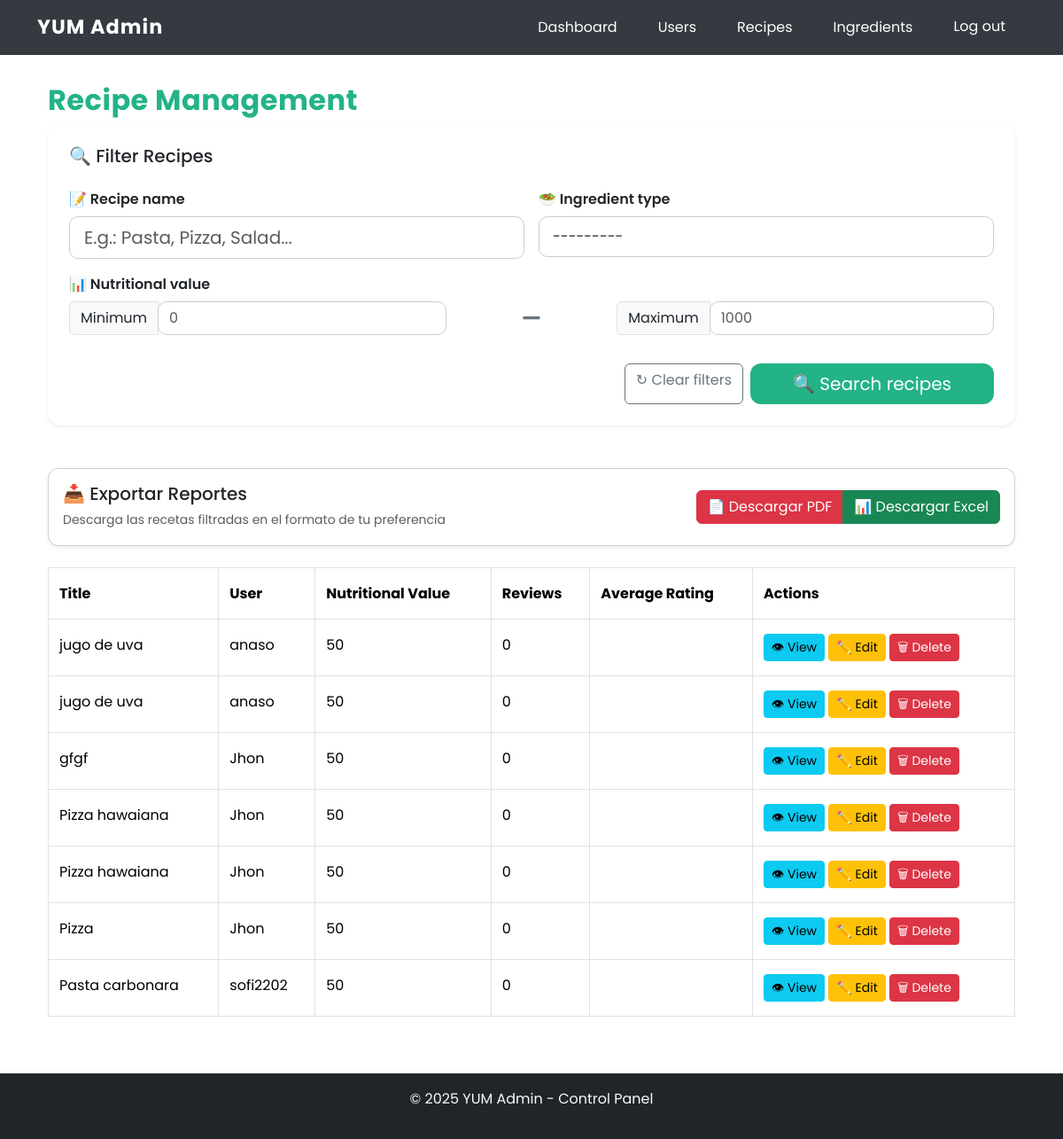
/admin_dash/recipes/ (signed in), run on the app's committed database.
### core/models.py (models this page shows, shortened)
class Recipe(models.Model):
    CATEGORY_CHOICES = [
    ('plato fuerte', 'Plato fuerte'),
    ('entrada', 'Entrada'),
    ('pasabocas', 'Pasabocas'),
    ('postre', 'Postre'),
    ('acompañamiento', 'Acompañamiento'),
    ('ensalada', 'Ensalada'),
    ('bebida', 'Bebida'),
    ]
    user = models.ForeignKey(User, on_delete=models.CASCADE, related_name="recipes")
    title = models.CharField(max_length=200)
    description = models.TextField()
    category = models.CharField(
        max_length=20,
        choices=CATEGORY_CHOICES,
        default='plato fuerte'
    )
    creation_date = models.DateTimeField(auto_now_add=True)
    preparation_time = models.DurationField()
    portions = models.PositiveIntegerField()
    nutritional_value = models.IntegerField(default=0, editable=False)  # IA
    media_score = models.FloatField(default=0, editable=False)  # promedio reseñas

class User(AbstractUser):
    ROLE_CHOICES = [
        ("admin", "Administrador"),
        ("common", "Usuario Común"),
    ]
    role = models.CharField(
        max_length=10,
        choices=ROLE_CHOICES,
        default="common"
    )
    favorite_recipes = models.ManyToManyField(
        "Recipe",
        related_name="favorited_by",
        blank=True
    )

### yum_admins/views.py (the view)
# urls.py: path("recipes/", AdminRecipeListView.as_view(), name="admin_recipe_list"),
class AdminRecipeListView(AdminRequiredMixin, ListView):
    model = Recipe
    template_name = "yum_admins/recipe/list.html"
    context_object_name = "recipes"
    paginate_by = 20
    def get_queryset(self):
        queryset = Recipe.objects.all().select_related("user").prefetch_related("ingredients").annotate(
            review_count=Count("reviews"),
            avg_rating=Avg("reviews__score")
        )
        form = RecipeFilterForm(self.request.GET)
        if form.is_valid():
            name = form.cleaned_data.get("name")
            ingredient_type = form.cleaned_data.get("ingredient_type")
            min_value = form.cleaned_data.get("min_value")
            max_value = form.cleaned_data.get("max_value")
            if name:
                queryset = queryset.filter(title__icontains=name)
            if ingredient_type:
                queryset = queryset.filter(ingredients__ingredient_type=ingredient_type)
            if min_value is not None:
                queryset = queryset.filter(nutritional_value__gte=min_value)
            if max_value is not None:
                queryset = queryset.filter(nutritional_value__lte=max_value)
        user_filter = self.request.GET.get("user")
        if user_filter:
            queryset = queryset.filter(user__username__icontains=user_filter)
        return queryset.distinct().order_by("-creation_date")
    def get_context_data(self, **kwargs):
        context = super().get_context_data(**kwargs)
        context["filter_form"] = RecipeFilterForm(self.request.GET)
        return context

### core/forms.py
class RecipeFilterForm(forms.Form):
    name = forms.CharField(
        required=False,
        label=_("Nombre de la receta"),
        widget=forms.TextInput(attrs={"class": "form-control"})
    )
    ingredient_type = forms.ModelChoiceField(
        queryset=IngredientType.objects.all(),
        required=False,
        label=_("Tipo de ingrediente"),
        widget = forms.Select(attrs={"class": "form-control"})
    )
    min_value = forms.IntegerField(
        required=False,
        min_value=0,
        max_value=100,
        label=_("Valor nutricional mínimo"),
        widget=forms.NumberInput(attrs={"class": "form-control"})
    )
    max_value = forms.IntegerField(
        required=False,
        min_value=0,
        max_value=100,
        label=_("Valor nutricional máximo"),
        widget=forms.NumberInput(attrs={"class": "form-control"})
    )

### core/mixins.py (called while the page is built)
    def dispatch(self, request, *args, **kwargs):
        if not hasattr(request.user, "role") or request.user.role != "admin":
            return redirect(self.login_url)
        return super().dispatch(request, *args, **kwargs)

### core/models.py (called while the page is built)
    def __str__(self):
        return self.nombre

### yum_admins/templates/yum_admins/recipe/list.html (shortened to what this page needs)
{% extends "core/base_admin.html" %}
{% load i18n %}
{% block content %}
<div class="container mt-4">
  <h2>{% trans "Gestión de Recetas" %}</h2>
    <div class="card shadow-sm mb-5 dashboard-section-card">
        <div class="card-body p-4">
            <h5 class="card-title mb-4">
                🔍 {% trans "Filtrar Recetas" %}
            </h5>
            <form method="get">
                <div class="row g-3">
                    <div class="col-lg-6">
                        <label for="{{ filter_form.name.id_for_label }}" class="form-label fw-semibold">
                            📝 {% trans "Nombre de la receta" %}
                        </label>
                        <input
                            type="text"
                            name="{{ filter_form.name.name }}"
                            id="{{ filter_form.name.id_for_label }}"
                            class="form-control form-control-lg"
                            placeholder="{% trans 'Ej: Pasta, Pizza, Ensalada...' %}"
                            value="{{ filter_form.name.value|default:'' }}">
                    </div>
                    <div class="col-lg-6">
                        <label for="{{ filter_form.ingredient_type.id_for_label }}" class="form-label fw-semibold">
                            🥗 {% trans "Tipo de ingrediente" %}
                        </label>
                        {{ filter_form.ingredient_type }}
                    </div>
                    <div class="col-12">
                        <label class="form-label fw-semibold">
                            📊 {% trans "Valor nutricional" %}
                        </label>
                        <div class="row g-3">
                            <div class="col-md-5">
                                <div class="input-group">
                                    <span class="input-group-text">
                                        {% trans "Mínimo" %}
                                    </span>
                                    <input
                                        type="number"
                                        name="{{ filter_form.min_value.name }}"
                                        id="{{ filter_form.min_value.id_for_label }}"
                                        class="form-control"
                                        placeholder="0"
                                        value="{{ filter_form.min_value.value|default:'' }}">
                                </div>
                            </div>
                            <div class="col-md-2 text-center d-flex align-items-center justify-content-center">
                                <span class="fw-bold filter-separator">—</span>
                            </div>
                            <div class="col-md-5">
                                <div class="input-group">
                                    <span class="input-group-text">
                                        {% trans "Máximo" %}
                                    </span>
                                    <input
                                        type="number"
                                        name="{{ filter_form.max_value.name }}"
                                        id="{{ filter_form.max_value.id_for_label }}"
                                        class="form-control"
                                        placeholder="1000"
                                        value="{{ filter_form.max_value.value|default:'' }}">
                                </div>
                            </div>
                        </div>
                    </div>
                    <div class="col-12">
                        <div class="d-flex gap-2 justify-content-end mt-3">
                            <a href="{% url 'user_home' %}" class="btn btn-outline-secondary">
                                ↻ {% trans "Limpiar filtros" %}
                            </a>
                            <button type="submit" class="btn btn-brand btn-lg px-5">
                                🔍 {% trans "Buscar recetas" %}
                            </button>
                        </div>
                    </div>
                </div>
            </form>
        </div>
    </div>
    <div class="card shadow-sm mb-4">
      <div class="card-body">
        <div class="d-flex justify-content-between align-items-center">
          <div>
            <h5 class="mb-1">📥 Exportar Reportes</h5>
            <small class="text-muted">
              Descarga las recetas filtradas en el formato de tu preferencia
            </small>
          </div>
          <div class="btn-group" role="group">
            <a href="{% url 'admin_recipe_report' %}?{% for key, value in request.GET.items %}{% if key != 'format' %}{{ key }}={{ value }}&{% endif %}{% endfor %}format=pdf"
              class="btn btn-danger">
              📄 Descargar PDF
            </a>
            <a href="{% url 'admin_recipe_report' %}?{% for key, value in request.GET.items %}{% if key != 'format' %}{{ key }}={{ value }}&{% endif %}{% endfor %}format=excel"
              class="btn btn-success">
              📊 Descargar Excel
            </a>
          </div>
        </div>
      </div>
    </div>
  <table class="table table-bordered table-hover">
    <thead>
      <tr>
        <th>{% trans "Título" %}</th>
        <th>{% trans "Usuario" %}</th>
        <th>{% trans "Valor Nutricional" %}</th>
        <th>{% trans "Reseñas" %}</th>
        <th>{% trans "Rating Promedio" %}</th>
        <th>{% trans "Acciones" %}</th>
      </tr>
    </thead>
    <tbody>
      {% for recipe in recipes %}
      <tr>
        <td>{{ recipe.title }}</td>
        <td>{{ recipe.user.username }}</td>
        <td>{{ recipe.nutritional_value }}</td>
        <td>{{ recipe.review_count }}</td>
        <td>{{ recipe.avg_rating|floatformat:1 }}</td>
        <td>
          <a href="{% url 'admin_recipe_detail' recipe.pk %}" class="btn btn-sm btn-info">👁 {% trans "Ver" %}</a>
          <a href="{% url 'admin_recipe_edit' recipe.pk %}" class="btn btn-sm btn-warning">✏️ {% trans "Editar" %}</a>
          <a href="{% url 'admin_recipe_delete' recipe.pk %}" class="btn btn-sm btn-danger">🗑 {% trans "Eliminar" %}</a>
        </td>
      </tr>
      {% empty %}
      <tr>
        <td colspan="6">{% trans "No hay recetas registradas." %}</td>
      </tr>
      {% endfor %}
    </tbody>
  </table>
</div>
{% endblock %}

### core/static/core/css/styles.css (style rules this page uses)
:root { --brand-green: #23b387; --brand-green-hover: #1d9470; --brand-green-light: rgba(35, 179, 135, 0.05); --brand-green-shadow: rgba(35, 179, 135, 0.25); --brand-white: #ffffff; --brand-black: #000000; --text-muted: #6c757d; --text-dark: #212529; --border-color: #ccc; --border-light: #e0e0e0; --shadow-sm: 0 2px 8px rgba(0, 0, 0, 0.1); --shadow-md: 0 4px 10px rgba(0, 0, 0, 0.1); --shadow-lg: 0 8px 20px rgba(0, 0, 0, 0.15); --shadow-xl: 0 10px 25px rgba(0, 0, 0, 0.15); --border-radius: 12px; --transition-base: 0.3s ease; }
body { font-family: 'Poppins', sans-serif; background-color: var(--brand-white); color: var(--brand-black); line-height: 1.6; padding-top: 70px; }
h1, h2, h3, .auth-title { font-weight: 700; letter-spacing: 0.5px; color: var(--brand-green); }
.btn-brand { background-color: var(--brand-green) !important; color: var(--brand-white) !important; border: none !important; border-radius: var(--border-radius) !important; transition: background-color var(--transition-base); }
.form-control, .form-select { border-radius: 10px !important; border: 1px solid var(--border-color); transition: border-color var(--transition-base), box-shadow var(--transition-base); }
select.form-control, select.form-select { padding: 10px 15px; font-size: 1rem; }
.form-label { font-weight: 500; margin-bottom: 6px; }
.filter-separator { font-size: 1.5rem; color: var(--text-muted); }
.card { border-radius: var(--border-radius); transition: transform var(--transition-base), box-shadow var(--transition-base); }
.card-body { padding-top: 1rem; padding-bottom: 1rem; }
.dashboard-section-card { border-radius: 15px; border: none; }
.table > :not(caption) > * > * { padding: 1rem 0.75rem; }
.table tbody tr { transition: background-color 0.2s ease; }

### core/templates/core/base_admin.html (style rules this page uses)
body.admin-page { padding-top: 70px; }

### data on the page
Recipe: title "jugo de uva", user.username "anaso", nutritional_value "50", review_count "0"
Recipe: title "jugo de uva", user.username "anaso", nutritional_value "50", review_count "0"
Recipe: title "gfgf", user.username "Jhon", nutritional_value "50", review_count "0"
Recipe: title "Pizza hawaiana", user.username "Jhon", nutritional_value "50", review_count "0"
Recipe: title "Pizza hawaiana", user.username "Jhon", nutritional_value "50", review_count "0"
Recipe: title "Pizza", user.username "Jhon", nutritional_value "50", review_count "0"
Recipe: title "Pasta carbonara", user.username "sofi2202", nutritional_value "50", review_count "0"

### other printed values
{{ year|default:"2025" }} "2025"
